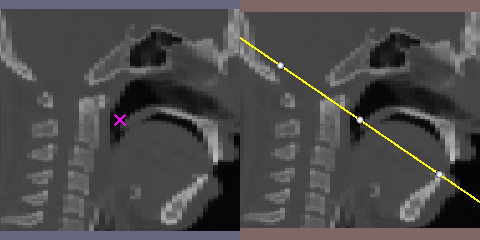

This figure's Python source:
#!/usr/bin/env python
# Demonstrate vtkImageTracerWidget with vtkSplineWidget on a medical image slice.

import vtkmodules.vtkInteractionStyle  # noqa: F401
import vtkmodules.vtkRenderingFreeType  # noqa: F401
import vtkmodules.vtkRenderingOpenGL2  # noqa: F401

import os

from vtkmodules.vtkCommonCore import vtkCommand, vtkPoints
from vtkmodules.vtkCommonDataModel import vtkPolyData
from vtkmodules.vtkCommonTransforms import vtkTransform
from vtkmodules.vtkFiltersGeneral import vtkTransformPolyDataFilter
from vtkmodules.vtkFiltersModeling import vtkLinearExtrusionFilter
from vtkmodules.vtkIOImage import vtkVolume16Reader
from vtkmodules.vtkImagingCore import vtkExtractVOI, vtkImageShiftScale
from vtkmodules.vtkImagingStencil import vtkImageStencil, vtkPolyDataToImageStencil
from vtkmodules.vtkInteractionStyle import vtkInteractorStyleImage
from vtkmodules.vtkInteractionWidgets import vtkImageTracerWidget, vtkSplineWidget
from vtkmodules.vtkRenderingCore import (
    vtkImageActor,
    vtkMapper,
    vtkRenderWindow,
    vtkRenderWindowInteractor,
    vtkRenderer,
)

# Tracer widget needs the line to be at the correct z, so shift polys back.
vtkMapper.SetResolveCoincidentTopologyToPolygonOffset()
vtkMapper.SetResolveCoincidentTopologyPolygonOffsetParameters(0, 2)
vtkMapper.SetResolveCoincidentTopologyLineOffsetParameters(0, 0)

# Dataset
data_dir = os.environ.get("VPE_DATA_DIR", os.path.dirname(os.path.abspath(__file__)))
volume_reader = vtkVolume16Reader()
volume_reader.SetDataDimensions(64, 64)
volume_reader.SetDataByteOrderToLittleEndian()
volume_reader.SetImageRange(1, 93)
volume_reader.SetDataSpacing(3.2, 3.2, 1.5)
volume_reader.SetFilePrefix(os.path.join(data_dir, "headsq", "quarter"))
volume_reader.ReleaseDataFlagOn()
volume_reader.SetDataMask(0x7FFF)
volume_reader.Update()

# Filter: shift and scale to unsigned char for display
scalar_range = volume_reader.GetOutput().GetScalarRange()
shifter = vtkImageShiftScale()
shifter.SetShift(-1.0 * scalar_range[0])
shifter.SetScale(255.0 / (scalar_range[1] - scalar_range[0]))
shifter.SetOutputScalarTypeToUnsignedChar()
shifter.SetInputConnection(volume_reader.GetOutputPort())
shifter.ReleaseDataFlagOff()
shifter.Update()

# Actor 0: y-z plane in left renderer
image_actor_0 = vtkImageActor()
image_actor_0.GetMapper().SetInputConnection(shifter.GetOutputPort())
image_actor_0.VisibilityOn()
image_actor_0.SetDisplayExtent(31, 31, 0, 63, 0, 92)
image_actor_0.InterpolateOff()

# Filter: extract VOI for right renderer
extract = vtkExtractVOI()
extract.SetVOI(image_actor_0.GetDisplayExtent())
extract.SetSampleRate(1, 1, 1)
extract.SetInputConnection(shifter.GetOutputPort())
extract.ReleaseDataFlagOff()
extract.Update()

# Actor 1: extracted VOI in right renderer
image_actor_1 = vtkImageActor()
image_actor_1.GetMapper().SetInputConnection(extract.GetOutputPort())
image_actor_1.VisibilityOn()
image_actor_1.SetDisplayExtent(extract.GetVOI())
image_actor_1.InterpolateOff()

# Stencil pipeline for 2D region of interest extraction
path_poly = vtkPolyData()
spline_points = vtkPoints()
spline_poly = vtkPolyData()

extrude = vtkLinearExtrusionFilter()
extrude.SetInputData(spline_poly)
extrude.SetScaleFactor(1)
extrude.SetExtrusionTypeToNormalExtrusion()
extrude.SetVector(1, 0, 0)

stencil_transform = vtkTransform()
stencil_transform.Translate(-0.5, 0, 0)

poly_filter = vtkTransformPolyDataFilter()
poly_filter.SetInputConnection(extrude.GetOutputPort())
poly_filter.SetTransform(stencil_transform)

data_to_stencil = vtkPolyDataToImageStencil()
data_to_stencil.SetInputConnection(poly_filter.GetOutputPort())
data_to_stencil.SetInformationInput(extract.GetOutput())

stencil = vtkImageStencil()
stencil.SetInputConnection(extract.GetOutputPort())
stencil.SetStencilConnection(data_to_stencil.GetOutputPort())
stencil.ReverseStencilOff()
stencil.SetBackgroundValue(128)

# Renderers
renderer_0 = vtkRenderer()
renderer_0.SetViewport(0, 0, 0.5, 1)
renderer_0.SetBackground(0.4, 0.4, 0.5)
renderer_0.AddViewProp(image_actor_0)

renderer_1 = vtkRenderer()
renderer_1.SetViewport(0.5, 0, 1, 1)
renderer_1.SetBackground(0.5, 0.4, 0.4)
renderer_1.AddViewProp(image_actor_1)

# Render window
render_window = vtkRenderWindow()
render_window.AddRenderer(renderer_0)
render_window.AddRenderer(renderer_1)
render_window.SetWindowName("image tracer widget")
render_window.SetSize(480, 240)

# Interactor
interactor = vtkRenderWindowInteractor()
interactor_style_image = vtkInteractorStyleImage()
interactor.SetInteractorStyle(interactor_style_image)
interactor.SetRenderWindow(render_window)


# Callbacks
def tracer_callback(caller, event):
    closed = image_tracer_widget.IsClosed()
    spline_widget.SetClosed(closed)

    if not closed:
        image_actor_1.GetMapper().SetInputConnection(extract.GetOutputPort())

    npts = image_tracer_widget.GetNumberOfHandles()
    if npts < 2:
        return

    image_tracer_widget.GetPath(path_poly)
    pts = path_poly.GetPoints()
    if not pts:
        return

    spline_widget.InitializeHandles(pts)

    if closed:
        spline_widget.GetPolyData(spline_poly)
        stencil.Update()
        image_actor_1.GetMapper().SetInputConnection(stencil.GetOutputPort())


def spline_callback(caller, event):
    npts = spline_widget.GetNumberOfHandles()
    closed = spline_widget.IsClosed()

    spline_points.Reset()
    for i in range(npts):
        spline_points.InsertNextPoint(spline_widget.GetHandlePosition(i))

    if closed:
        if image_tracer_widget.GetAutoClose():
            spline_points.InsertNextPoint(spline_widget.GetHandlePosition(0))
        spline_widget.GetPolyData(spline_poly)
        stencil.Update()
        image_actor_1.GetMapper().SetInputConnection(stencil.GetOutputPort())

    image_tracer_widget.InitializeHandles(spline_points)


# Widget: image tracer in left renderer
image_tracer_widget = vtkImageTracerWidget()
image_tracer_widget.SetDefaultRenderer(renderer_0)
image_tracer_widget.SetCaptureRadius(1.5)
image_tracer_widget.GetGlyphSource().SetColor(1, 0, 0)
image_tracer_widget.GetGlyphSource().SetScale(9.0)
image_tracer_widget.GetGlyphSource().SetRotationAngle(45.0)
image_tracer_widget.GetGlyphSource().Modified()
image_tracer_widget.ProjectToPlaneOn()
image_tracer_widget.SetProjectionNormalToXAxes()
image_tracer_widget.SetProjectionPosition(image_actor_0.GetBounds()[0])
image_tracer_widget.SetViewProp(image_actor_0)
image_tracer_widget.SetInputConnection(shifter.GetOutputPort())
image_tracer_widget.SetInteractor(interactor)
image_tracer_widget.PlaceWidget()
image_tracer_widget.SnapToImageOff()
image_tracer_widget.AutoCloseOn()
image_tracer_widget.AddObserver(vtkCommand.EndInteractionEvent, tracer_callback)
image_tracer_widget.On()

# Widget: spline in right renderer
spline_widget = vtkSplineWidget()
spline_widget.SetCurrentRenderer(renderer_1)
spline_widget.SetDefaultRenderer(renderer_1)
spline_widget.SetInputConnection(extract.GetOutputPort())
spline_widget.SetInteractor(interactor)
spline_widget.PlaceWidget(image_actor_1.GetBounds())
spline_widget.ProjectToPlaneOn()
spline_widget.SetProjectionNormalToXAxes()
spline_widget.SetProjectionPosition(image_actor_1.GetBounds()[0])
spline_widget.AddObserver(vtkCommand.EndInteractionEvent, spline_callback)
spline_widget.On()

# Scene
renderer_0.ResetCamera()
renderer_1.ResetCamera()

cam_0 = renderer_0.GetActiveCamera()
cam_0.SetViewUp(0, 1, 0)
cam_0.Azimuth(270)
cam_0.Roll(270)
cam_0.Dolly(1.7)
renderer_0.ResetCameraClippingRange()

cam_1 = renderer_1.GetActiveCamera()
cam_1.SetViewUp(0, 1, 0)
cam_1.Azimuth(270)
cam_1.Roll(270)
cam_1.Dolly(1.7)
renderer_1.ResetCameraClippingRange()

interactor.Initialize()
interactor.Start()
